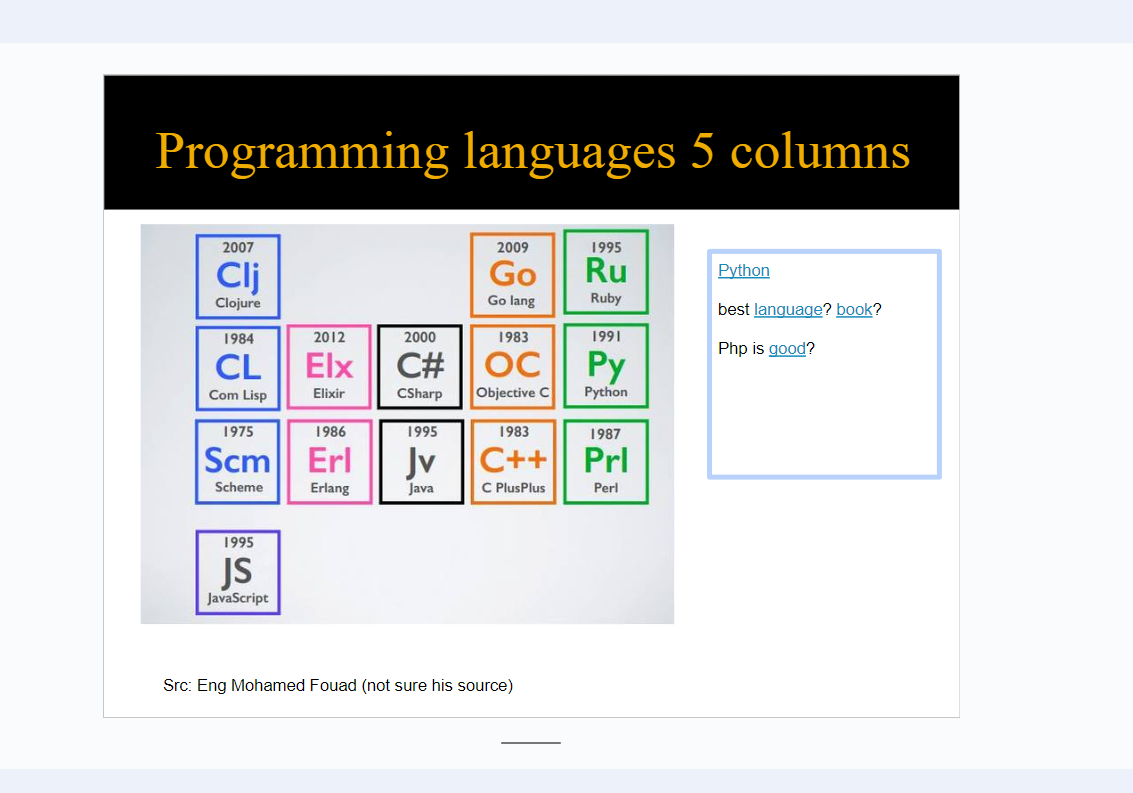
#> input picture MultiMedia Project/Programming Language Table.png, 1133 x 793 px
$ python test.py
#> lines starting #> are read from the running program, lines starting #| are printed output that depends on the picture; after the words box and inside, x2 and y2 are one past the last pixel; in counts of white or black regions, pixels touching at a corner belong together
# [35 lines of commented-out code are left out]

import cv2
import numpy as np

image = cv2.imread("Programming Language Table.png", cv2.IMREAD_GRAYSCALE)
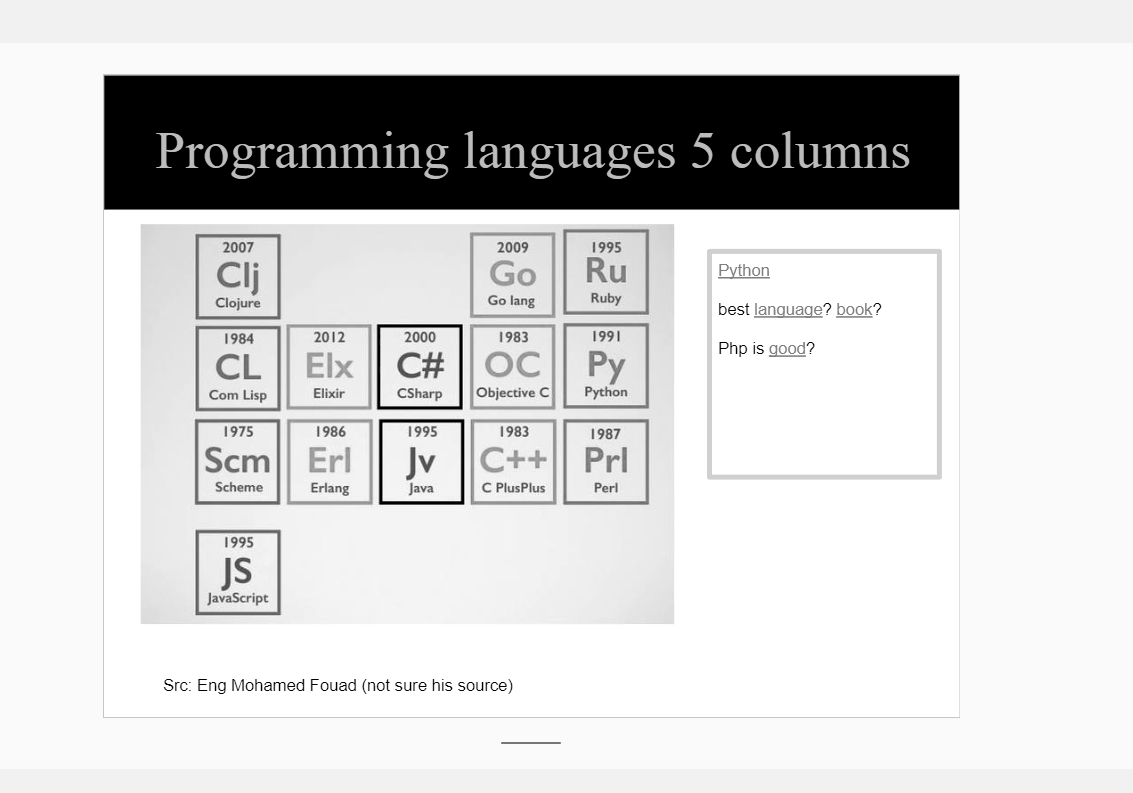
#> image: shape (793, 1133); min 0, max 255, mean 211.8

threshold_value = 128
height, width = image.shape
#> height = 793; width = 1133
binary_image = np.zeros((height, width), dtype=np.uint8)

for y in range(height):
    for x in range(width):
        pixel_value = image[y, x]
        if pixel_value >= threshold_value:
            binary_image[y, x] = 255
        else:
            binary_image[y, x] = 0
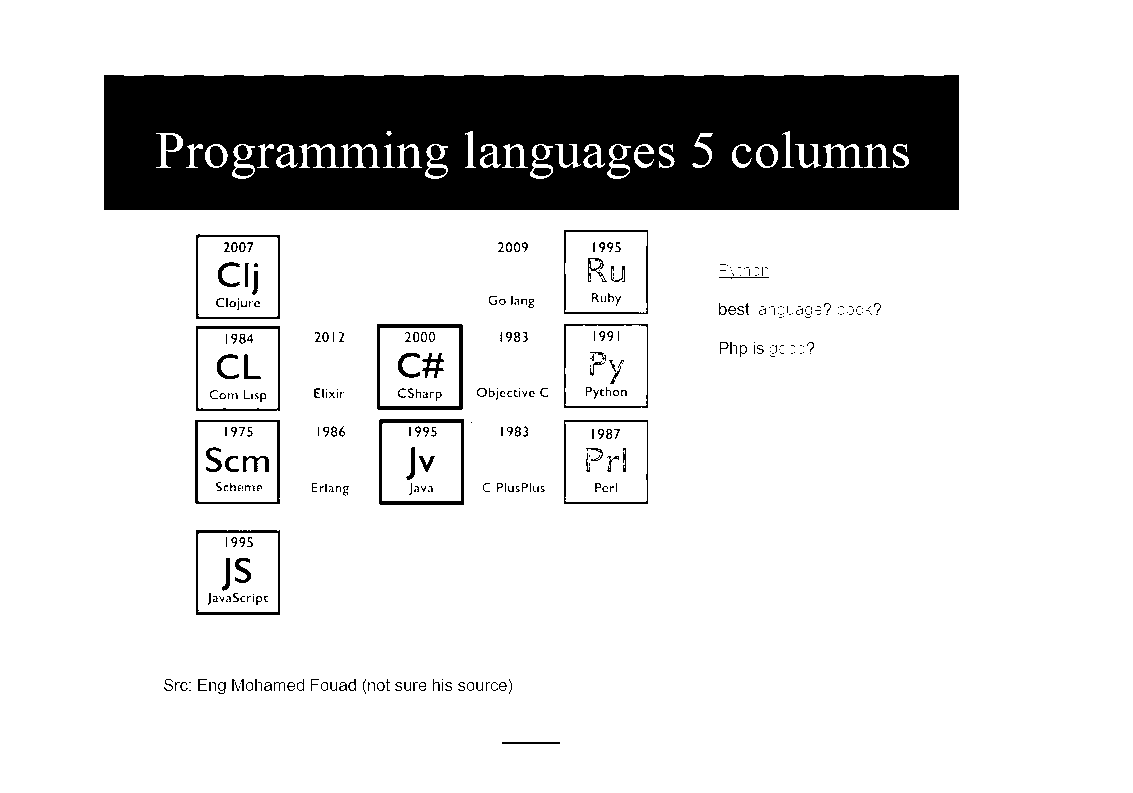
#> binary_image: shape (793, 1133); 86.3% white; 369 black regions (210 under 20 px), largest, box (x1, y1, x2, y2) and area: (104, 75, 959, 210) 106685, (377, 324, 463, 410) 1231, (379, 419, 464, 505) 1147

cv2.imwrite('binary_image.jpg', binary_image)
# [4 lines of commented-out code are left out]

$ run again, with MultiMedia Project/How To solve a problem based on its constraints.png copied over MultiMedia Project/Programming Language Table.png
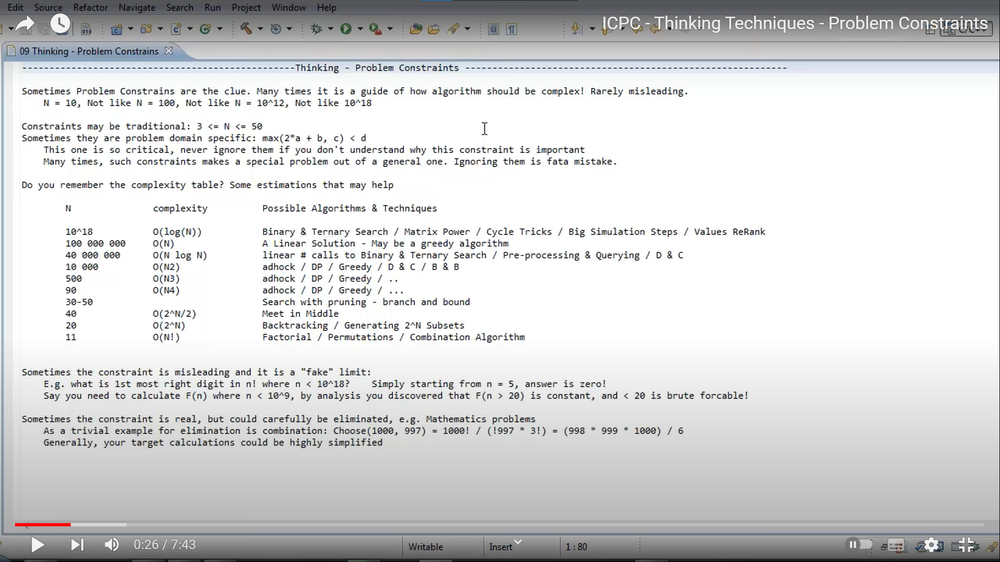
#> input picture MultiMedia Project/How To solve a problem based on its constraints.png, 1000 x 562 px, shrunk from 1920 x 1080 before the run
#> after the loop `for y in range(height):`:
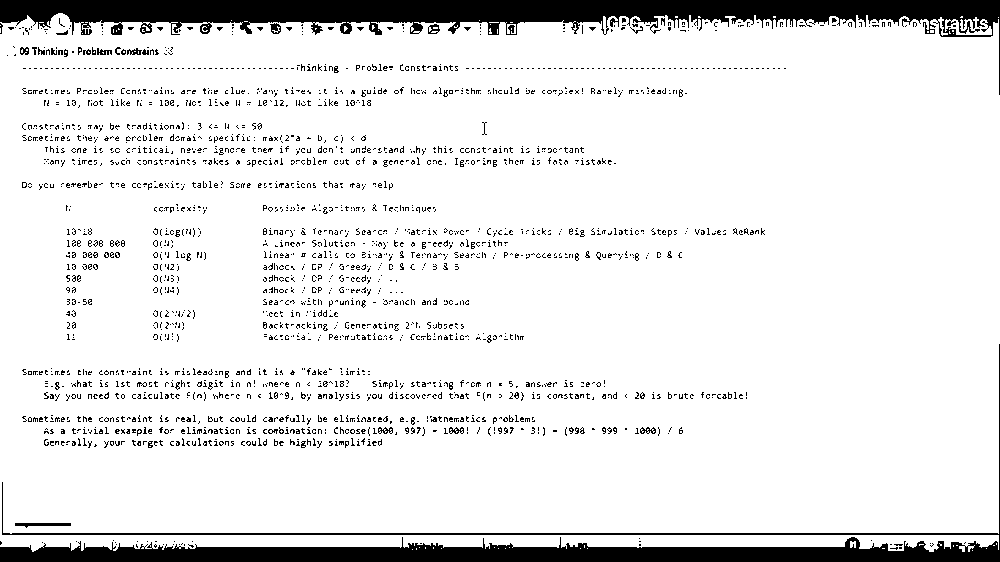
#> binary_image: shape (562, 1000); 89.8% white; 2296 black regions (2260 under 20 px), largest, box (x1, y1, x2, y2) and area: (0, 0, 1000, 95) 23163, (0, 344, 1000, 562) 17487, (15, 523, 71, 528) 172
